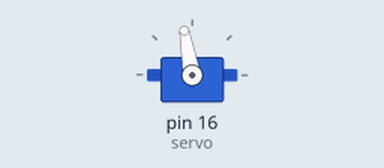
Simulated run of this sketch. Board: Arduino Uno, built with avr-gcc and run on an emulated ATmega328P. Shown: servo.

Above: at 2.05 s.
At 4.5 s:
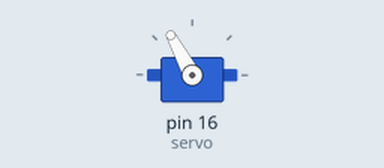
At 7.0 s:
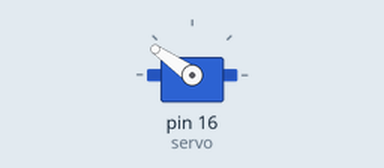
Timing chart, 0 to 9.8 s (numbered marks = the images above):
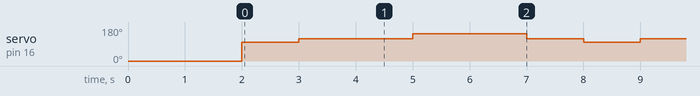

The sketch:

servo.ino
```cpp
#include <Servo.h>

Servo servo;

void setup() {
  // put your setup code here, to run once:
  servo.attach(16);
  servo.write(0);
  delay(2000);

}

void loop() {
  // put your main code here, to run repeatedly:
  servo.write(100);
  delay(1000);
  servo.write(118);
  delay(2000);
  servo.write(145);
  delay(2000);
  servo.write(118);
  delay(1000);

}
```

Measured:
- by itself, servo on pin 16 (servo): repeats every 6.0 s: 118° 2.0 s, 145° 2.0 s, 118° 1.0 s, 100° 1.0 s
